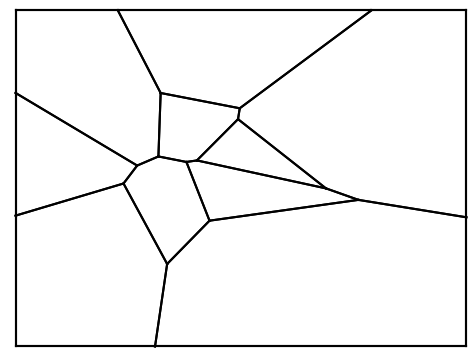
#> input picture Image Processing/voronoi_image.png, 472 x 355 px, found by its file name
$ python deneme7.py
#> lines starting #> are read from the running program, lines starting #| are printed output that depends on the picture
import cv2
import numpy as np
import matplotlib.pyplot as plt
from skimage.morphology import skeletonize

# ---------- load and preprocess ----------
img = cv2.imread("C:\\Users\\user\\OneDrive\\PHD\\Repositories\\Inverse_Voronoi\\Image Processing\\voronoi_image.png", cv2.IMREAD_GRAYSCALE)
#> img is the input picture: shape (355, 472); min 0, max 255, mean 243.8

# threshold to binary (invert so lines=1, background=0)
_, binary = cv2.threshold(img, 200, 1, cv2.THRESH_BINARY_INV)
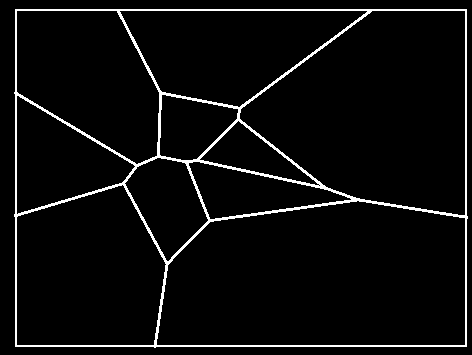
#> binary: shape (355, 472); values 0 (black) and 1 (white), 4.6% white in thin lines or dots

# skeletonize (thin to 1 pixel width)
skeleton = skeletonize(binary).astype(np.uint8)
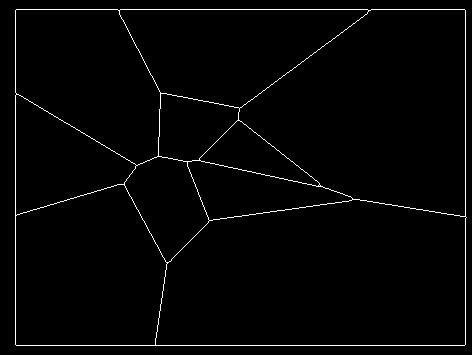
#> skeleton: shape (355, 472); values 0 (black) and 1 (white), 1.8% white in thin lines or dots

# ---------- find vertices ----------
NB8 = [(-1,-1),(-1,0),(-1,1),
       (0,-1),        (0,1),
       (1,-1),(1,0),(1,1)]

vertices = []
h, w = skeleton.shape
#> h = 355; w = 472

for y in range(1,h-1):
    for x in range(1,w-1):
        if skeleton[y,x] > 0:
            # count neighbors
            n = sum(skeleton[y+dy, x+dx] > 0 for dy,dx in NB8)

            # junction or endpoint
            if n >= 3 or n == 1:
                vertices.append((x,y))

            # boundary intersection (touches frame)
            if x == 0 or x == w-1 or y == 0 or y == h-1:
                vertices.append((x,y))
#> after the loop, vertices = 62 pairs, first value 15 to 465, second value 10 to 345

# ---------- add extreme skeleton points ----------
ys, xs = np.where(skeleton > 0)
#> ys = 3039 values from 9 to 345; xs = 3039 values, max 466 at index 2144, min 15 at index 444, mean 227.2
if len(xs) > 0:
    minx_point = (xs.min(), ys.min())
#> minx_point = (15, 9)
    maxx_point = (xs.max(), ys.max())
#> maxx_point = (466, 345)
    miny_point = (xs.max(), ys.min())
#> miny_point = (466, 9)
    maxy_point = (xs.min(), ys.max())
#> maxy_point = (15, 345)
    forced_corners = [minx_point, maxx_point, miny_point, maxy_point]
#> forced_corners = [(15, 9), (466, 345), (466, 9), (15, 345)]
    vertices.extend(forced_corners)

# ---------- cluster nearby points ----------
vertices = np.array(vertices)
#> vertices = 66 pairs, first value 15 to 466, second value 9 to 345
criteria = 5  # px tolerance
unique_vertices = []
for v in vertices:
    if not any(np.linalg.norm(v - np.array(u)) < criteria for u in unique_vertices):
        unique_vertices.append(tuple(v))
#> this loop made 66 passes
#> v on passes 1 to 12: [118, 10], [119, 10], [368, 10], [369, 10], [119, 11], [368, 11], [160, 92], [16, 93], [160, 93], [161, 93], [16, 94], [17, 94]
#> after the loop, unique_vertices = [(118, 10), (368, 10), (160, 92), (16, 93), (239, 108), (238, 119), (158, 155), (199, 159), (186, 161), (136, 165), (124, 183), (319, 184), (352, 198), (15, 214), (465, 215), (209, 220), (166, 262), (155, 344), (15, 9), (466, 345), (466, 9), (15, 345)]

print("Final Voronoi vertices:", unique_vertices)
#> (printed output is left out)

# ---------- plot ----------
plt.imshow(img, cmap='gray')
if unique_vertices:
    vx, vy = zip(*unique_vertices)
#> vx = (118, 368, 160, 16, 239, 238, 158, 199, 186, 136, 124, 319, 352, 15, 465, 209, 166, 155, 15, 466, 466, 15); vy = (10, 10, 92, 93, 108, 119, 155, 159, 161, 165, 183, 184, 198, 214, 215, 220, 262, 344, 9, 345, 9, 345)
    plt.scatter(vx, vy, c='red', s=40)
plt.title("Detected Voronoi vertices (junctions + boundary + extreme corners)")
plt.show()
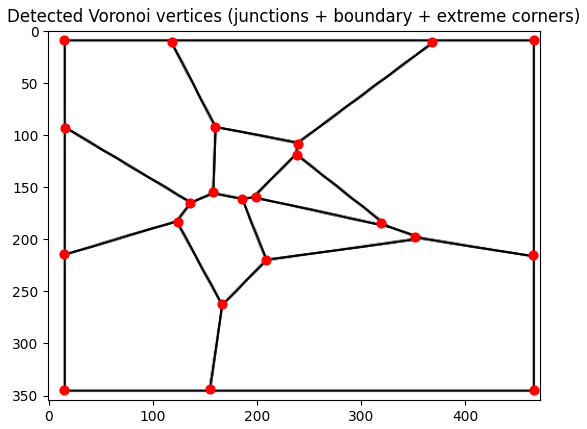
#> figure drawn by matplotlib, 1 panel
